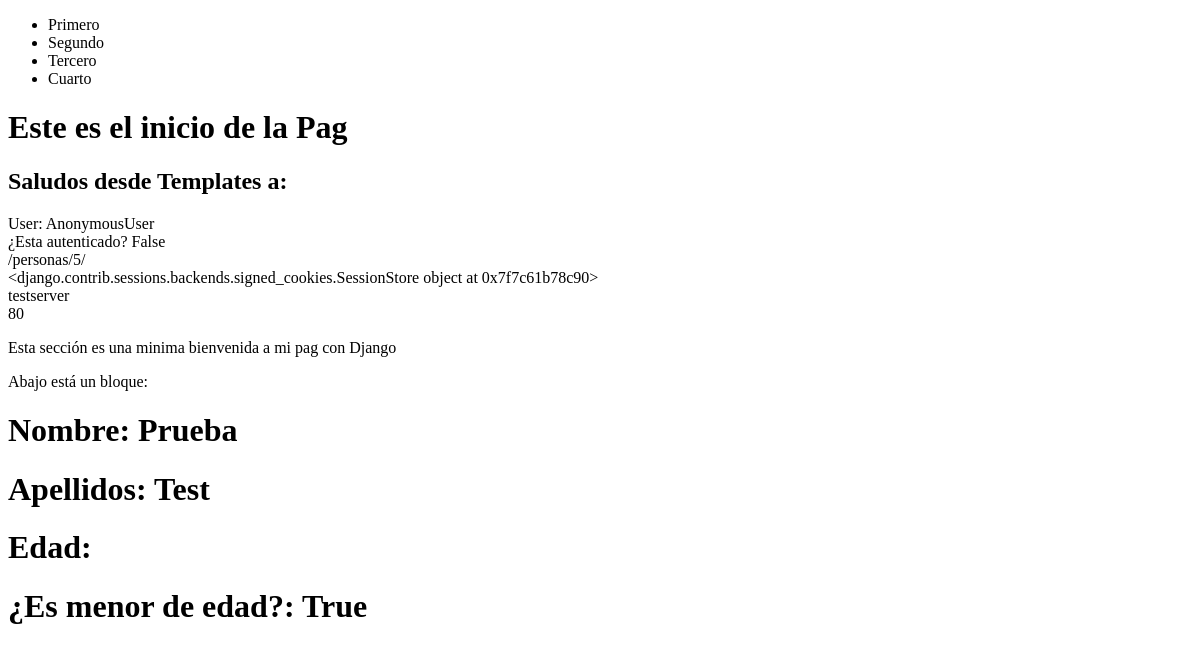
The app's page /personas/5/, older data.
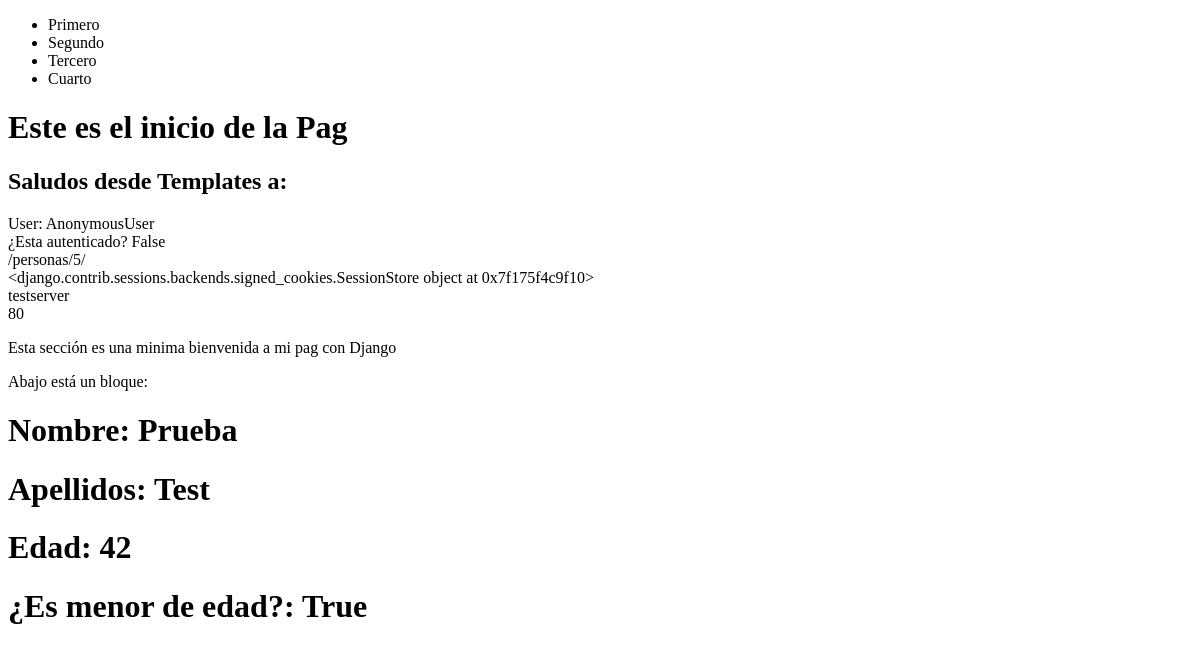
The same page, newer data.
### personas/models.py (models this page shows, shortened)
class Persona (models.Model):
    nombres   = models.CharField()
    apellidos = models.CharField()
    edad      = models.IntegerField()
    menor     = models.BooleanField()

### personas/views.py (the view)
# urls.py: path('<int:myID>/', personasShowObject, name='browsing'),
def personasShowObject (request, myID):
    obj = get_object_or_404(Persona, id=myID)
    context = {
        'objeto': obj,
    }
    return render(request, 'personas/descripcion.html', context)

### personas/templates/personas/descripcion.html
{% extends 'base.html' %}
{% block content %}
<h1> Nombre: {{objeto.nombres}} </h1>
<h1> Apellidos: {{objeto.apellidos}} </h1>
<h1> Edad: {{objeto.edad}} </h1>
<h1> ¿Es menor de edad?: {{objeto.menor}} </h1>
{% endblock %}

Row changes from the older to the newer data that the page shows:
changed Persona "Prueba": edad (not shown) → "42"
Text that changed along with them:
{{ request.session }}: "<django.contrib.sessions.backends.signed_cookies.SessionStore object at 0x7f7c61b78c90>" → "<django.contrib.sessions.backends.signed_cookies.SessionStore object at 0x7f175f4c9f10>"
